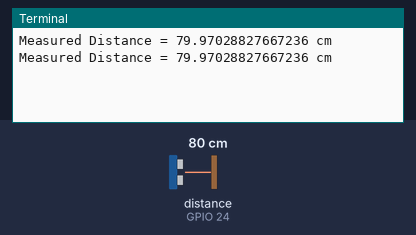
This program was run on a simulated Raspberry Pi (BCM pin numbers). On the bench: the last lines printed to the terminal. The test bench sets the inputs (shaded band); at power-on: distance to the obstacle (sensor on GPIO 24) 80 cm. The echo pulse lasts 58.3 µs per cm; the clock reads 2024-03-15 10:24:30 at power-on unless the program sets it.

Above: at 1.2 s.
1.3 s: distance to the obstacle (sensor on GPIO 24) set to 2 cm
At 2.6 s:
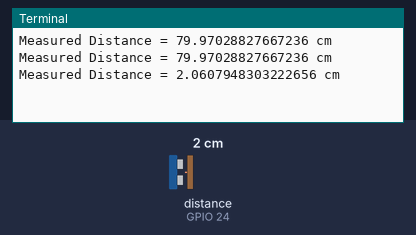
2.8 s: distance to the obstacle (sensor on GPIO 24) set to 4 cm
At 3.8 s:
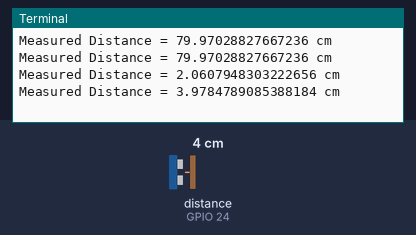
Timing chart, 0 to 5.8 s (numbered marks = the images above; inputs shaded):
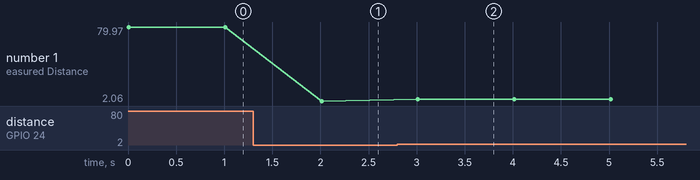

Measured:
- after the input at 1.3 s, the terminal: prints a new line after 0.71 s (image 1)
- after the input at 2.8 s, the terminal: prints a new line after 0.21 s (image 2)
- plotted number 1: 79.97 → 2.06 after the input at 1.3 s, 2.06 → 3.98 after the input at 2.8 s

The program:

ultrasonic_sensors.py
```python
import RPi.GPIO as GPIO
import time

GPIO.setmode(GPIO.BCM)

trigger=18
echo=24

GPIO.setup(trigger, GPIO.OUT)
GPIO.setup(echo, GPIO.IN)

def distance():
    GPIO.output(trigger, True)
    time.sleep(0.0001)
    GPIO.output(trigger, False)

    start_time=time.time()
    stop_time=time.time()

    while GPIO.input(echo) == 0:
        start_time = time.time()

    while GPIO.input(echo) == 1:
        stop_time = time.time()

    time_elapsed = stop_time - start_time
    distance = (time_elapsed * 34300)/2

    return distance


while True:
    dist = distance()
    print("Measured Distance =",dist,"cm")
    time.sleep(1)
```
